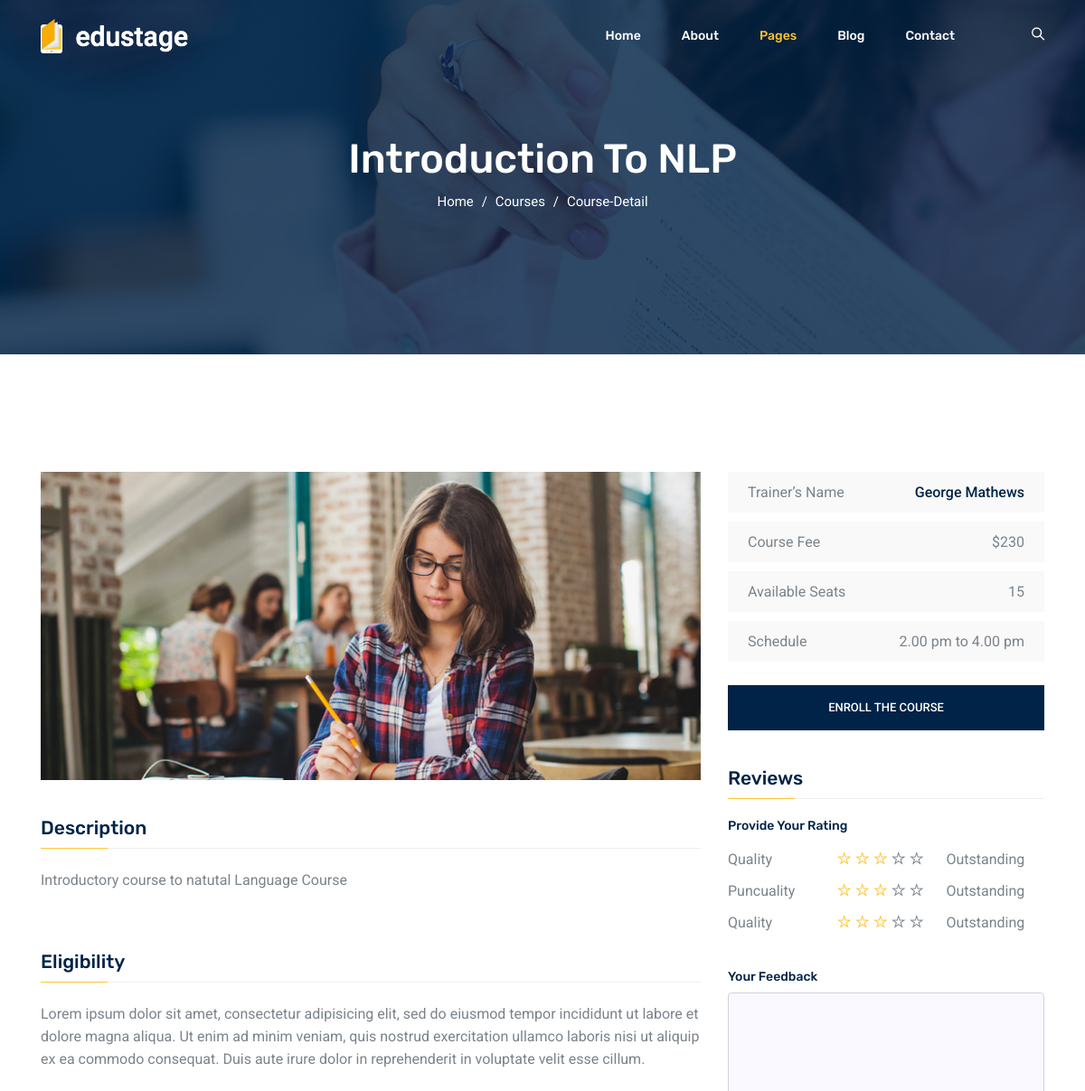
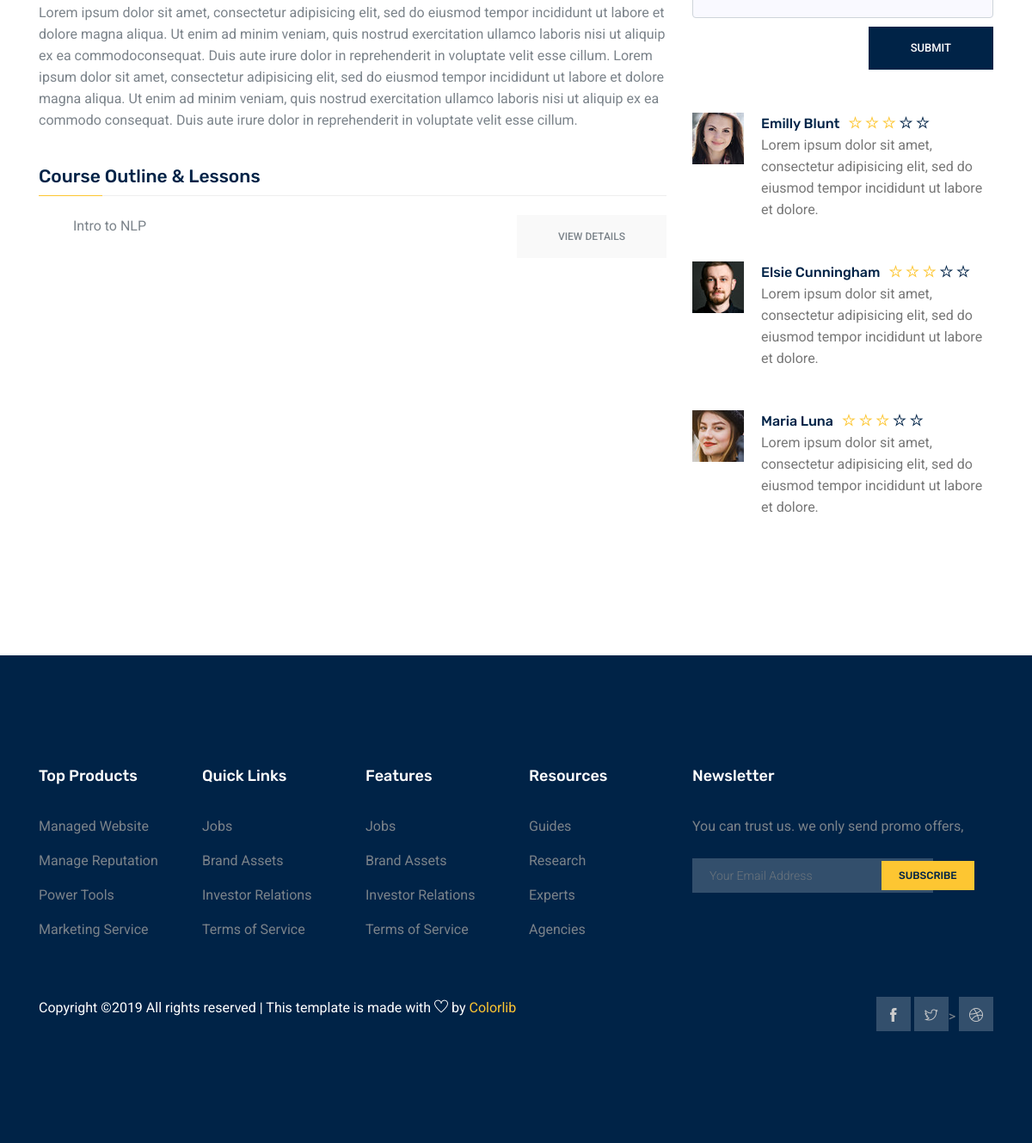
Screenshot of /course/Deep-learning/ with the database file from the repository (2 pictures, top to bottom).
### Course/models.py (models this page shows, shortened)
class Course(models.Model):
    slug = models.SlugField()
    title = models.CharField(max_length=120)
    description = models.TextField()
    allowed_memberships = models.ManyToManyField(Membership)
    @property
    def lessons(self):
        return self.lesson_set.all().order_by('position')

class Lesson(models.Model):
    slug = models.SlugField()
    title = models.CharField(max_length=120)
    course = models.ForeignKey(Course, on_delete=models.SET_NULL, null=True)
    position = models.IntegerField()
    video_url = models.CharField(max_length=200)
    thumbnail = models.ImageField()
    def get_absolute_url(self):
        return reverse('courses:lesson-detail',
                       kwargs={
                           'course_slug': self.course.slug,
                           'lesson_slug': self.slug
                       })

### Course/views.py (the view)
# urls.py: path('course/<slug>/', CourseDetailView.as_view(), name='detail'),
class CourseDetailView(DetailView):
    model = Course

### Course/templates/course/course_detail.html (shortened to what this page needs)
{% extends 'course/base_course.html' %}
{% block course-detail %}
    {{ object.title }}
{% endblock course-detail %}
{% block description %}
    {{ object.description }}
{% endblock description %}
{% block Lesson %}
        {% for lesson in object.lessons %}
            <li class="justify-content-between d-flex">
                <p>{{ lesson.title }}</p>
                <a class="primary-btn text-uppercase" href="{{ lesson.get_absolute_url }}">View Details</a>
            </li>
        {% endfor %}
{% endblock Lesson %}

### rows the page displays
Course: title "Introduction To NLP", description "Introductory course to natutal Language Course"
Lesson: title "Intro to NLP"
